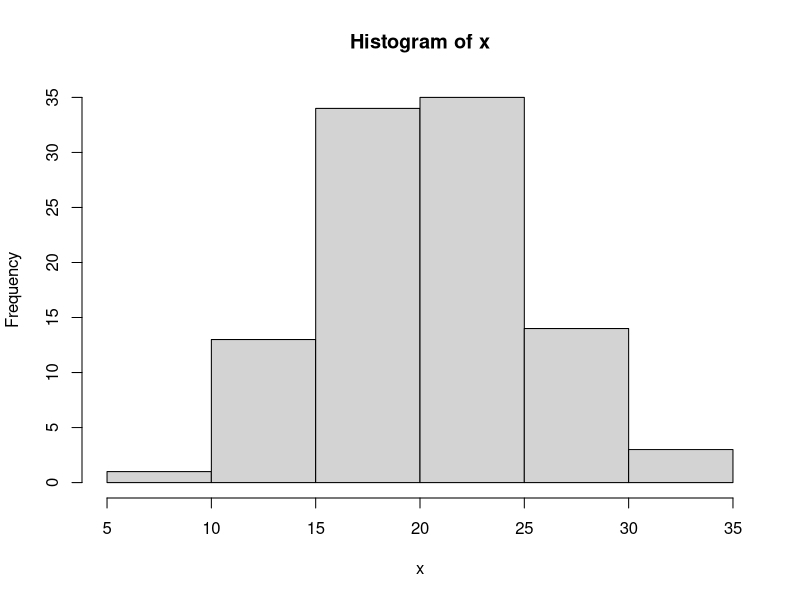
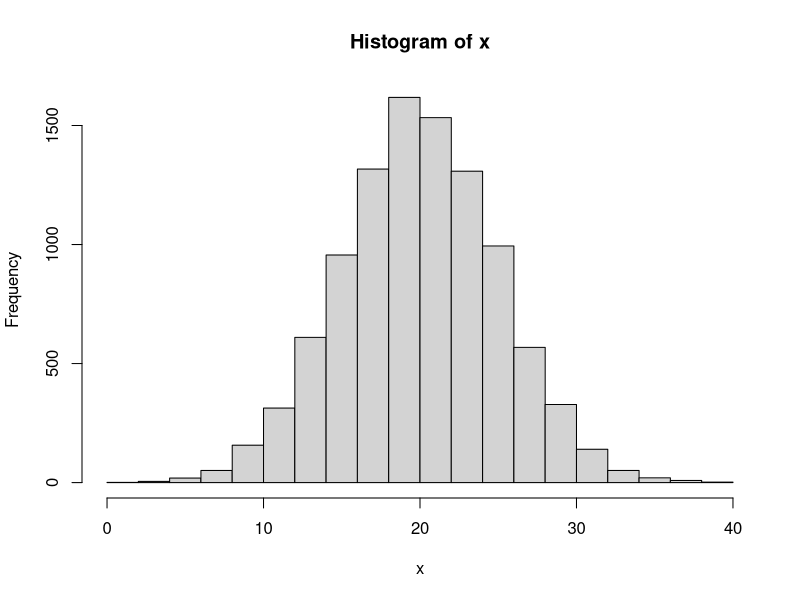
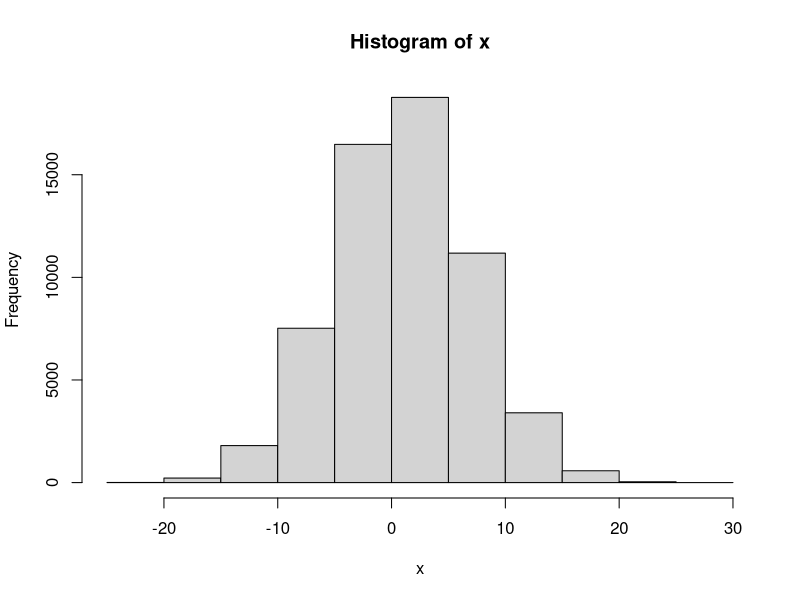

Here is the R script that generated these plots, in order:
set.seed(123) #設定被抽取物
x<-rnorm(100,mean = 20,sd=5)
hist(x)
summary(x)
x<-rnorm(10000,mean = 20,sd=5)
hist(x) #normal
summary(x)
x<-rnorm(60000,1,6) #min & max
hist(x) #normal
summary(x)